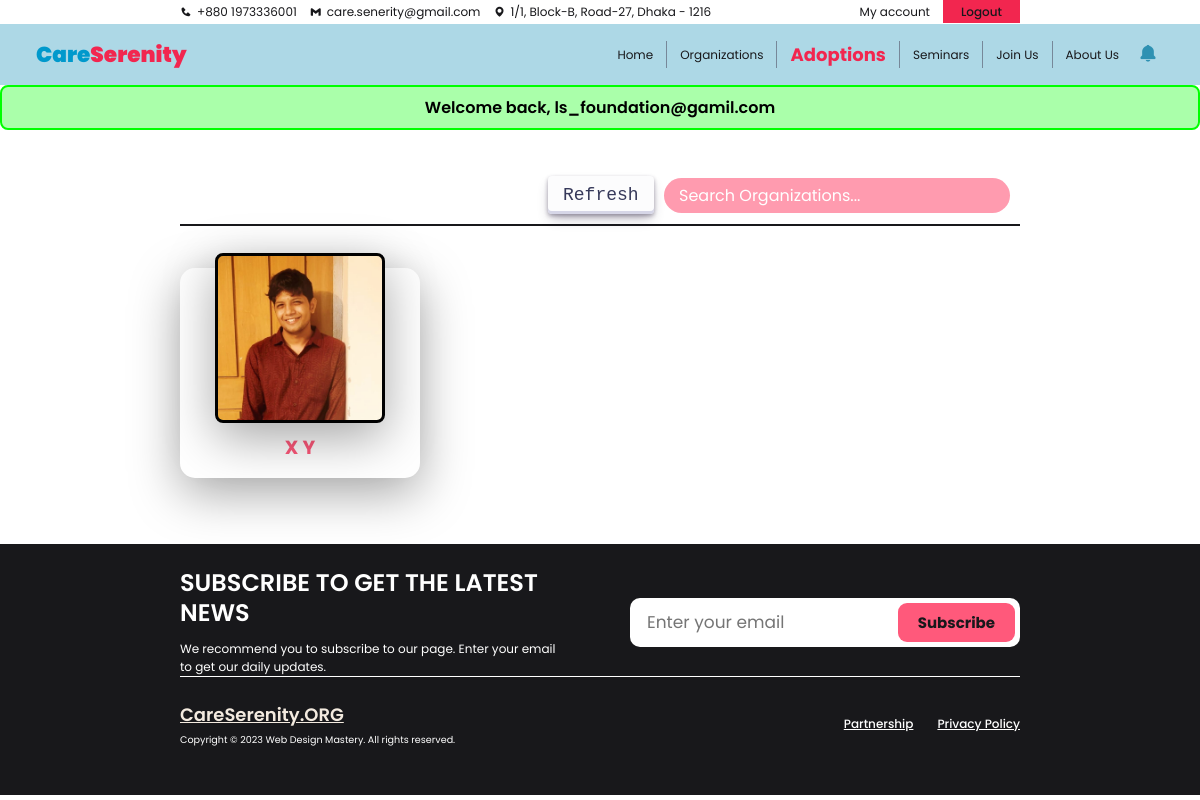
/U_adoption.php (signed in), run on an earlier commit of the app's database.
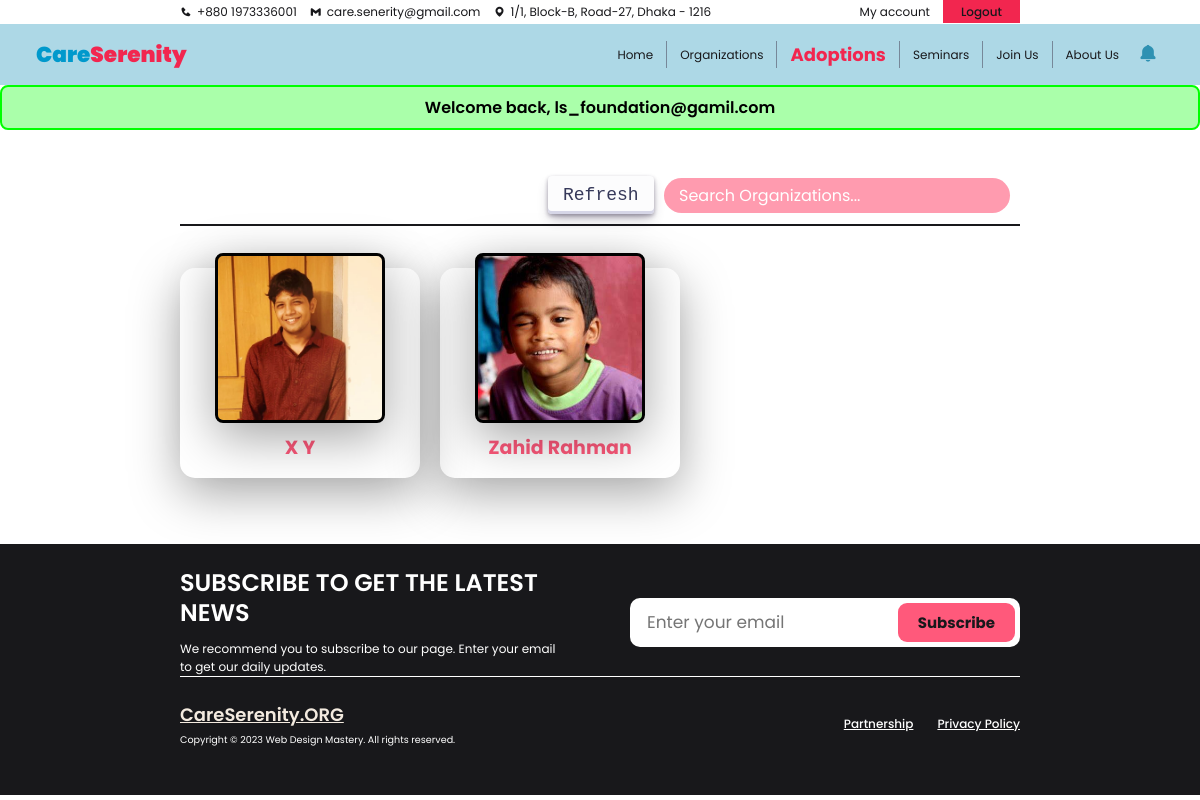
And on a later commit of the database.
### tables this page shows
CREATE TABLE `orphan_list` (
  `orphan_id` int NOT NULL,
  `org_id` int DEFAULT NULL,
  `guardian_id` int DEFAULT NULL,
  `first_name` varchar(255) DEFAULT NULL,
  `last_name` varchar(255) DEFAULT NULL,
  `age` int DEFAULT NULL,
  `gender` varchar(255) DEFAULT NULL,
  `religion` varchar(255) DEFAULT NULL,
  `date_of_birth` varchar(255) DEFAULT NULL,
  `since` varchar(255) DEFAULT NULL,
  `family_status` varchar(255) DEFAULT NULL,
  `physical_condition` varchar(255) DEFAULT NULL,
  `education_level` varchar(255) DEFAULT NULL,
  `medical_history` varchar(255) DEFAULT NULL,
  `hobby` varchar(255) DEFAULT NULL,
  `favorite_food` varchar(255) DEFAULT NULL,
  `favorite_game` varchar(255) DEFAULT NULL,
  `skills` text,
  `dreams` text,
  `problems` text,
  `other_comments` text,
  `orphan_image` varchar(255) DEFAULT NULL,
  `adoption_status` int NOT NULL DEFAULT '0' COMMENT '0 = unadopted, 1 = adopted',
  `removed_status` int NOT NULL DEFAULT '0' COMMENT '1 = removed'
);

### U_fetch_all_orphans_BE.php (the view, shortened to what this page needs)
<?php
    include('./db_con.php');
    $query = "SELECT orphan_image, first_name, last_name, orphan_id, org_id FROM orphan_list Where adoption_status = 0";
    $result = mysqli_query($con, $query);
    if (mysqli_num_rows($result) > 0) {
        while ($row = mysqli_fetch_assoc($result)) {
            echo '<div class="card">';
            echo '<div class="pb"  style="background-image: url(\'./assets/' . $row['orphan_image'] . '\');"></div>';
            echo '<div class="info">';
            echo '<h1>' . $row['first_name'] . ' ' . $row['last_name'] . '</h1>';
            echo '</div>';
            echo '</div>';
        }
    } else {
        echo 'No orphans to show.';
    }
?>

### U_adoption.php (shortened to what this page needs)
<?php
    include("./db_con.php");
    $acc_id = $_SESSION['acc_id'];
    $fetchUnreadNotificationsQuery = "SELECT COUNT(*) as unread_count FROM notifications WHERE is_read = 0 AND user_id = (SELECT user_id FROM user_list WHERE acc_id = $acc_id)";
    $unreadNotificationsResult = mysqli_query($con, $fetchUnreadNotificationsQuery);
    $unreadCount = 0;
    if ($unreadNotificationsResult) {
        $unreadRow = mysqli_fetch_assoc($unreadNotificationsResult);
        $unreadCount = $unreadRow['unread_count'];
    }
?>
<!DOCTYPE html>
<html lang="en">
<head>
    <link rel="stylesheet" href="https://cdn.jsdelivr.net/npm/remixicon@3.5.0/fonts/remixicon.css" />
    <link rel="stylesheet" href="https://cdn.jsdelivr.net/npm/swiper@10/swiper-bundle.min.css" />
    <link rel='stylesheet' href='https://unpkg.com/boxicons@2.1.4/css/boxicons.min.css'>
    <link rel="stylesheet" href="./css/colors.css">
    <link rel="stylesheet" href="./css/navbar.css">
    <link rel="stylesheet" href="./css/orphan.css">
    <link rel="stylesheet" href="./css/footer.css">
    <link rel="stylesheet" href="./css/notification.css">
    <link rel="stylesheet" href="./css/feedback.css">
</head>
<body>
    <?php include "./navbarU.php" ?>
    <div class="feedback">
        <?php
        if (isset($_SESSION['positive'])) {
            echo '<div class="positive">
                        <h5>' . $_SESSION['positive'] . '</h5>
                    </div>';
        }
        ?>
    </div>
    <div class="container">
        <div class="options">
                <a href="./U_adoption.php" id="button-30">Refresh</a>
                <form action="#" method="GET">
                    <input type="text" name="query" placeholder="Search Organizations...">
                </form>
        </div>
        <div class="plate">
            <?php
                if(isset($_GET['query'])){
                    include('./U_fetch_all_orphans_BE.php');
                } else {
                    include ('./U_fetch_all_orphans_BE.php');
                }
            ?>
        </div>
    </div>
    <?php include "./footer.php" ?>
</body>
</html>

### navbarU.php (shortened to what this page needs)
<?php
function getCurrentURLPath()
{
    return $_SERVER['REQUEST_URI'];
}
$current_url = getCurrentURLPath();
$nav_options = [
    'home' => [
        '/U_home.php',
        '/U_create_blog.php',
        '/U_view_blog.php'
    ],
    'organizations' => [
        '/U_organization.php',
        '/U_see_organization_orphanage.php',
        '/U_see_organization_profile.php',
        '/U_see_orphan_profile.php'
    ],
    'adoptions' => [
        '/U_adoption.php'
    ],
    'seminars' => [
        '/U_seminar.php'
    ],
    'joinus' => [
        '/U_joinus.php'
    ],
    'aboutus' => [
        '/U_aboutus.php'
    ],
    'myprofile' => [
        '/U_profile.php',
        '/U_profile_edit.php',
        '/U_chat_list.php'
    ]
];
function getActiveOption($current_url, $nav_options)
{
    foreach ($nav_options as $option => $paths) {
        foreach ($paths as $path) {
            if (strpos($current_url, $path) !== false) {
                return $option;
            }
        }
    }
    return '';
}
$active_option = getActiveOption($current_url, $nav_options);
?>
<nav>
    <div class="top-nav">
        <ul class="contact-info">
            <li class="top-nav-item">
                <i class='bx bxs-phone'></i>
                <a href="tel:+8801973336001">+880 1973336001</a>
            </li>
            <li class="top-nav-item">
                <i class='bx bxl-gmail'></i>
                <a href="mailto:care.senerity@gmail.com">care.senerity@gmail.com</a>
            </li>
            <li class="top-nav-item">
                <i class='bx bxs-map'></i>
                <a href="#">1/1, Block-B, Road-27, Dhaka - 1216</a>
            </li>
        </ul>
        <ul class="auth-links">
            <li><a href="./U_profile.php" class="<?php echo $active_option == 'myprofile' ? 'active' : ''; ?>">My account</a></li>
            <li><a id="login-btn" href="./index.php">Logout</a></li>
        </ul>
    </div>
    <div class="bottom-nav">
        <div class="logo">
            <a href="./U_home.php"><span class="icon first">Care</span><span class="icon second">Serenity</span></a>
        </div>
        <ul class="main-nav">
            <li><a href="./U_home.php" class="<?php echo $active_option == 'home' ? 'active' : ''; ?>">Home</a></li>
            <li><a href="./U_organization.php" class="<?php echo $active_option == 'organizations' ? 'active' : ''; ?>">Organizations</a></li>
            <li><a href="./U_adoption.php" class="<?php echo $active_option == 'adoptions' ? 'active' : ''; ?>">Adoptions</a></li>
            <li><a href="./U_seminar.php" class="<?php echo $active_option == 'seminars' ? 'active' : ''; ?>">Seminars</a></li>
            <li><a href="#" class="<?php echo $active_option == 'joinus' ? 'active' : ''; ?>">Join Us</a></li>
            <li><a href="./U_aboutus.php" class="<?php echo $active_option == 'aboutus' ? 'active' : ''; ?>">About Us</a></li>
            <li class="icon" onclick="toggleNotifi()">
                <i class='bx bxs-bell' style="<?php echo ($unreadCount > 0) ? 'display:none;' : ''; ?>"></i>
            </li>
        </ul>
    </div>
</nav>

### footer.php
<footer class="footer">
    <div class="footer__container">
        <div class="footer__content">
            <h4>SUBSCRIBE TO GET THE LATEST NEWS</h4>
            <p>
                We recommend you to subscribe to our page. Enter your email to
                get our daily updates.
            </p>
        </div>
        <div class="footer__form">
            <form action="/">
                <input type="text" placeholder="Enter your email" />
                <button>Subscribe</button>
            </form>
        </div>
    </div>
    <div class="footer__bar">
        <div class="footer__logo">
            <h4><a href="#">CareSerenity.ORG</a></h4>
            <p>Copyright © 2023 Web Design Mastery. All rights reserved.</p>
        </div>
        <ul class="footer__nav">
            <li class="footer__link"><a href="#">Partnership</a></li>
            <li class="footer__link"><a href="#">Privacy Policy</a></li>
        </ul>
    </div>
</footer>

### css/colors.css (style rules this page uses)
:root { --primary-color-dark: #f2264f; --primary-color-light: #FF597B; --secondary-color-dark: #0099cc; --secondary-color-light: #62CDFF; --primary-font: 'Poppins'; --secondary-font: 'Ubuntu'; --text-color: #545454; --text-color-dark: #18181b; --text-color-medium: #1e1e1e; --text-color-light: #2f2f2f; --text-color-lighter: #71717a; --background-color: #ffffff; --primary-title-color: #2e91b2; --secondary-title-color: #f3254e; --primary-text-color: #71717a; --button-color: #ff597b; }
* { margin: 0; padding: 0; box-sizing: border-box; font-family: 'Poppins'; font-size: 12px; }
body { scroll-behavior: smooth; background-color: #fff; }
#button-30 { align-items: center; appearance: none; background-color: #FCFCFD; border-radius: 4px; border-width: 0; box-shadow: rgba(45, 35, 66, 0.4) 0 2px 4px, rgba(45, 35, 66, 0.3) 0 7px 13px -3px, #D6D6E7 0 -3px 0 inset; box-sizing: border-box; color: #36395A; cursor: pointer; display: inline-flex; font-family: "JetBrains Mono", monospace; justify-content: center; line-height: 1; list-style: none; overflow: hidden; padding: 10px 15px; position: relative; text-align: left; text-decoration: none; transition: box-shadow .15s, transform .15s; user-select: none; -webkit-user-select: none; touch-action: manipulation; white-space: nowrap; will-change: box-shadow, transform; font-size: 18px; }
.container .options { width: 100%; display: flex; align-items: center; justify-content: right; gap: 15px; border-bottom: 2px solid var(--text-color-dark); padding-bottom: 15px; }
.options form { padding: 5px 15px; display: flex; align-items: center; border-radius: 4rem; background-color: rgb(255, 89, 123, .6); }
.options input { outline: none; color: #ffffff; border: none; font-size: 16px; background-color: transparent; }
.options input::placeholder { color: white; }

### css/navbar.css (style rules this page uses)
nav { display: flex; flex-direction: column; }
nav ul, nav a { list-style: none; text-decoration: none; color: var(--text-color-dark); }
.top-nav { height: 24px; display: flex; justify-content: space-between; padding: 3px 15%; }
.contact-info, .auth-links { display: flex; align-items: center; gap: 13px; }
.top-nav-item { display: flex; align-items: center; gap: 5px; }
.bottom-nav { height: 61px; position: sticky; top: 0; z-index: 999999; display: flex; justify-content: space-between; padding: 8px 3%; background-color: #add8e6; }
.logo { display: flex; align-items: center; }
.logo .icon { font-family: var(--primary-font); font-size: 1.8rem; font-weight: 900; }
.logo .icon.first { color: var(--secondary-color-dark); }
.logo .icon.second { color: var(--primary-color-dark); }
.main-nav { display: flex; align-items: center; gap: 13px; }
.main-nav a { transition: .6s; }
.main-nav .active { font-size: 18px; color: var(--primary-color-dark); font-weight: 700; }
.main-nav li { transition: .6s; }
#login-btn { padding: 3px 18px; background-color: var(--primary-color-dark); font-weight: 500; }
nav .active { font-size: 18px; color: var(--primary-color-dark); font-weight: 700; }

### css/orphan.css (style rules this page uses)
.container { display: flex; flex-direction: column; justify-content: center; align-items: center; margin: 3% 15%; }
.container .options { width: 100%; display: flex; align-items: center; justify-content: right; border-bottom: 2px solid var(--text-color-dark); gap: 10px; padding: 10px; }
.container .plate { margin-top: 5%; display: grid; grid-template-columns: repeat(5, 1fr); justify-items: center; row-gap: 60px; column-gap: 20px; min-height: 30vh; }
.card { position: relative; width: 240px; height: 210px; box-shadow: 0 15px 50px rgba(0, 0, 0, 0.35); border-radius: 15px; transition: all 0.4s ease-in-out; }
.info { display: flex; flex-direction: column; align-items: center; justify-content: center; padding-top: 165px; transition: all 0.4s ease-in-out; text-align: center; }
.info h1 { font-weight: 700; font-size: 19px; color: var(--primary-color-light); text-transform: capitalize; }
.pb { position: absolute; top: -15px; left: 50%; transform: translate(-50%, 0%); background-repeat: no-repeat; background-position: center; background-size: cover; height: 170px; width: 170px; border-radius: 8px; box-shadow: 0 15px 50px rgba(0, 0, 0, 0.35); transition: all 0.4s ease-in-out; border: 3px solid rgb(0, 0, 0); }

### css/notification.css (style rules this page uses)
.main-nav .icon { cursor: pointer; margin: 0 .5rem; }
.icon .bx.bxs-bell { font-size: 20px; color: var(--primary-title-color); }

What changed in the data, as far as the page shows it:
added orphan_list: orphan_image (picture), first_name "Zahid", last_name "Rahman"
